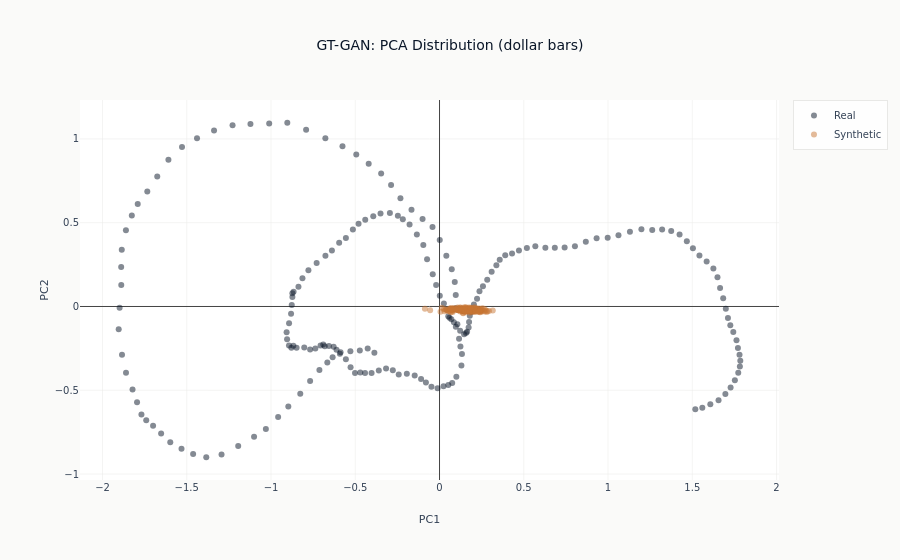

Notebook code cell kept with this figure:
### Markdown cell above
## PCA Visualization

### Code cell
real_flat = sequences_norm[:N_SYNTHETIC].reshape(N_SYNTHETIC, -1)
syn_flat = synthetic_sequences.reshape(len(synthetic_sequences), -1)

pca = PCA(n_components=2)
combined = pca.fit_transform(np.vstack([real_flat, syn_flat]))
pca_real = combined[: len(real_flat)]
pca_syn = combined[len(real_flat) :]

fig = go.Figure()
fig.add_trace(
    go.Scatter(
        x=pca_real[:, 0],
        y=pca_real[:, 1],
        mode="markers",
        name="Real",
        marker=dict(color=COLORS["blue"], opacity=0.5),
    )
)
fig.add_trace(
    go.Scatter(
        x=pca_syn[:, 0],
        y=pca_syn[:, 1],
        mode="markers",
        name="Synthetic",
        marker=dict(color=COLORS["copper"], opacity=0.5),
    )
)

fig.update_layout(
    title=f"GT-GAN: PCA Distribution ({CONFIG['bar_type']} bars)",
    xaxis_title="PC1",
    yaxis_title="PC2",
    template="ml4t",
)
if not HEADLESS:
    fig.show()

### Figure 1 — Plotly figure (JSON) as saved in the notebook; plotly's stock layout.template omitted (floating-point values rounded to 4 significant figures; data arrays with more than 128 entries replaced by an {"elided": "..."} marker saying what was removed)
{"data": [{"marker": {"color": "#0a1628", "opacity": 0.5}, "mode": "markers", "name": "Real", "type": "scatter", "x": {"elided": "200 float values"}, "y": {"elided": "200 float values"}}, {"marker": {"color": "#C87533", "opacity": 0.5}, "mode": "markers", "name": "Synthetic", "type": "scatter", "x": {"elided": "200 float values"}, "y": {"elided": "200 float values"}}], "layout": {"title": {"text": "GT-GAN: PCA Distribution (dollar bars)"}, "xaxis": {"title": {"text": "PC1"}}, "yaxis": {"title": {"text": "PC2"}}}}
